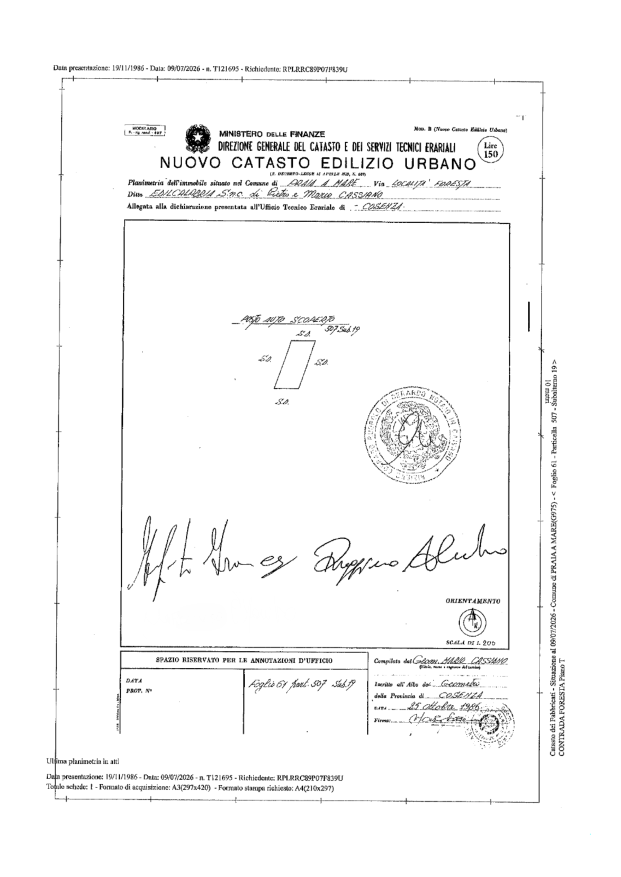
#> input picture immagine2.png, 2481 x 3508 px, found by its file name (shown at 1/4 size)
$ python _render_final.py
#> lines starting #> are read from the running program, lines starting #| are printed output that depends on the picture; after the words box and inside, x2 and y2 are one past the last pixel; in counts of white or black regions, pixels touching at a corner belong together
"""Final render: Francesco Esposito signature with user-chosen parameters.

erode=2  gamma=1.5  blur=0.7  ink=(77,77,77)
"""
from __future__ import annotations

import io
from pathlib import Path

import cv2
import numpy as np
from PIL import Image, ImageDraw, ImageFilter

# ── Paths ───────────────────────────────────────────────────────────────────
PAGE_PATH = Path(r"c:\Users\maurizio\Documents\pdfnow\immagine2.png")
SIG_PATH  = Path(r"c:\Users\maurizio\Documents\pdfnow\firma.jpg")
OUT_DIR   = Path(r"c:\Users\maurizio\Documents\pdfnow\export")

TARGET_DPI = 300
SOURCE_DPI = 96
SCALE = TARGET_DPI / SOURCE_DPI  # 3.125

PLACE_X = 952
PLACE_Y = 2342

JPEG_QUALITY = 90

# ── User-chosen parameters ──────────────────────────────────────────────────
ERODE_PX = 2
GAMMA = 1.5
BLUR = 0.7
INK_COLOR = (77, 77, 77)


def build_alpha(sig_path: Path, scale: float, erode_px: int = 0) -> Image.Image:
    im = Image.open(sig_path).convert("L")
    pixels = np.asarray(im, dtype=np.float32)
    bg = float(np.percentile(pixels, 95))
    ink = float(np.percentile(pixels, 2))
    alpha = np.clip((bg - pixels) / max(bg - ink, 1.0), 0.0, 1.0)
    alpha_img = Image.fromarray((alpha * 255).astype(np.uint8), "L")
    alpha_img = alpha_img.filter(ImageFilter.GaussianBlur(radius=0.15))

    if erode_px > 0:
        arr = np.asarray(alpha_img)
        _, binary = cv2.threshold(arr, 127, 255, cv2.THRESH_BINARY)
        kernel = cv2.getStructuringElement(cv2.MORPH_ELLIPSE, (3, 3))
        eroded = cv2.erode(binary, kernel, iterations=erode_px)
        alpha_eroded = np.asarray(eroded, dtype=np.float32) / 255.0
        alpha_orig = arr.astype(np.float32) / 255.0
        alpha_blend = alpha_orig * alpha_eroded
        alpha_img = Image.fromarray((alpha_blend * 255).astype(np.uint8), "L")

    tw = round(im.width * scale)
    th = round(im.height * scale)
    return alpha_img.resize((tw, th), Image.Resampling.LANCZOS)


def composite(
    page: Image.Image,
    alpha: Image.Image,
    x: int, y: int,
    gamma: float,
    blur: float,
    ink_color: tuple[int, int, int],
) -> Image.Image:
    arr = np.asarray(alpha, dtype=np.float32) / 255.0
    arr = np.power(np.clip(arr, 0.0, 1.0), gamma)
    arr = np.clip(arr, 0.0, 1.0)
    alpha_mod = Image.fromarray((arr * 255).astype(np.uint8), "L")
    if blur > 0:
        alpha_mod = alpha_mod.filter(ImageFilter.GaussianBlur(radius=blur))

    fg = Image.new("RGBA", alpha.size, (*ink_color, 255))
    fg.putalpha(alpha_mod)

    layer = Image.new("RGBA", page.size, (0, 0, 0, 0))
    layer.alpha_composite(fg, dest=(x, y))
    bg_rgba = page.convert("RGBA")
    return Image.alpha_composite(bg_rgba, layer).convert("RGB")


def scanner_noise(image: Image.Image, box: tuple, seed: int = 42) -> Image.Image:
    rng = np.random.default_rng(seed)
    src = np.asarray(image.convert("RGB"), dtype=np.float32)
    h, w = src.shape[:2]
    noise = rng.normal(0, 1.0, (h, w, 1))
    row_noise = rng.normal(0, 0.15, (h, 1, 1))
    processed = np.clip(src + noise + row_noise, 0, 255)

    x0, y0, x1, y1 = box
    margin = 30
    fx0, fy0 = max(0, x0 - margin), max(0, y0 - margin)
    fx1, fy1 = min(w, x1 + margin), min(h, y1 + margin)
    mask = Image.new("L", (w, h), 0)
    ImageDraw.Draw(mask).rectangle((fx0, fy0, fx1, fy1), fill=255)
    mask = mask.filter(ImageFilter.GaussianBlur(radius=12))
    alpha_n = np.asarray(mask, dtype=np.float32)[..., None] / 255.0
    result = src * (1.0 - alpha_n) + processed * alpha_n
    return Image.fromarray(result.astype(np.uint8), "RGB")


def jpeg_bake(image: Image.Image, quality: int = JPEG_QUALITY) -> Image.Image:
    buf = io.BytesIO()
    image.save(buf, "JPEG", quality=quality, subsampling=2, optimize=False)
    buf.seek(0)
    return Image.open(buf).copy()


def main() -> None:
    OUT_DIR.mkdir(parents=True, exist_ok=True)

    print(f"Parameters: erode={ERODE_PX} gamma={GAMMA} blur={BLUR} ink={INK_COLOR}")

    print("Loading page...")
    page = Image.open(PAGE_PATH).convert("RGB")
#> page is the input picture: PIL image 2481x3508 RGB; mean R, G, B 247.5, 247.5, 247.5
    print(f"  Page: {page.size}")
#|   Page: (2481, 3508)

    print("Building alpha mask with erosion...")
    alpha = build_alpha(SIG_PATH, SCALE, erode_px=ERODE_PX)
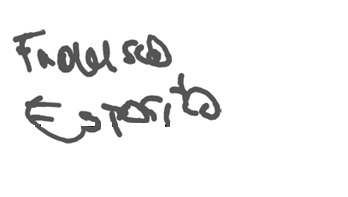
#> input picture firma.jpg, 348 x 197 px, found by its file name
#> in build_alpha, `bg = float(np.percentile(pixels, 95))`: bg = 255
#> in build_alpha, `ink = float(np.percentile(pixels, 2))`: ink = 82
#> in build_alpha, `_, binary = cv2.threshold(arr, 127, 255, cv2.THRESH_BINARY)`:
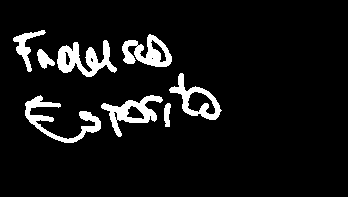
#> binary: shape (197, 348); 7.7% white; 8 white regions, largest, box (x1, y1, x2, y2) and area: (57, 40, 117, 77) 1044, (25, 95, 101, 143) 979, (101, 95, 163, 137) 902
#> in build_alpha, `eroded = cv2.erode(binary, kernel, iterations=erode_px)`: eroded: shape (197, 348); 3% white; 20 white regions (9 under 20 px), largest, box (x1, y1, x2, y2) and area: (59, 42, 115, 75) 468, (103, 97, 161, 121) 334, (171, 75, 220, 118) 281
    print(f"  Alpha: {alpha.size}")
#|   Alpha: (1088, 616)

    print("Compositing...")
    comp = composite(page, alpha, PLACE_X, PLACE_Y, GAMMA, BLUR, INK_COLOR)
#> in composite, `layer = Image.new("RGBA", page.size, (0, 0, 0, 0))`: layer: PIL image 2481x3508 RGBA; every value is 0
#> in composite, `layer.alpha_composite(fg, dest=(x, y))`:
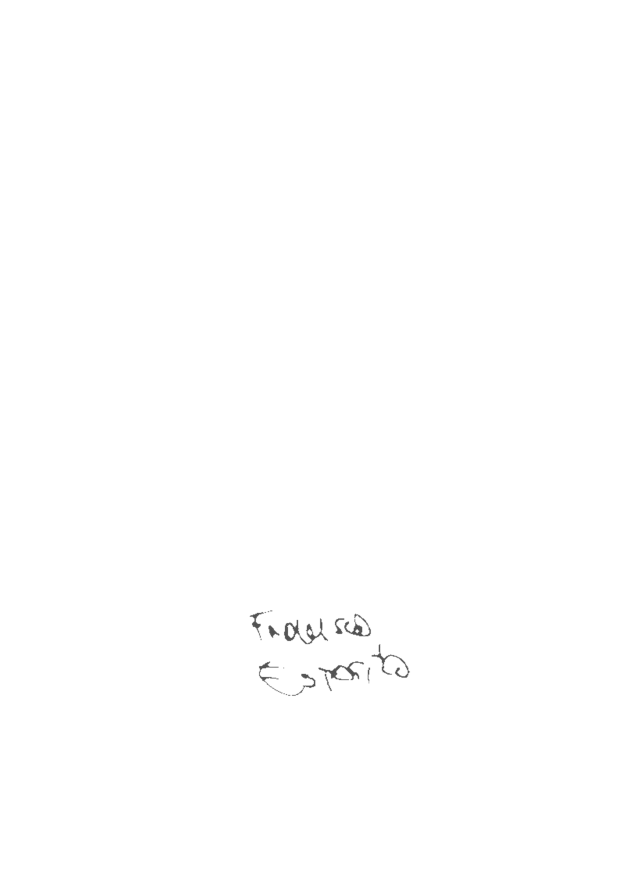
#> layer: PIL image 2481x3508 RGBA (shown at 1/4 size); mean R, G, B, A 0.3, 0.3, 0.3, 0.5; transparent parts drawn white

    sig_box = (PLACE_X, PLACE_Y, PLACE_X + alpha.width, PLACE_Y + alpha.height)
#> sig_box = (952, 2342, 2040, 2958)
    print("Adding scanner noise...")
    noisy = scanner_noise(comp, box=sig_box)
#> in scanner_noise, `mask = Image.new("L", (w, h), 0)`: mask: PIL image 2481x3508 L; every value is 0
#> in scanner_noise, `ImageDraw.Draw(mask).rectangle((fx0, fy0, fx1, fy1), fill=255)`:
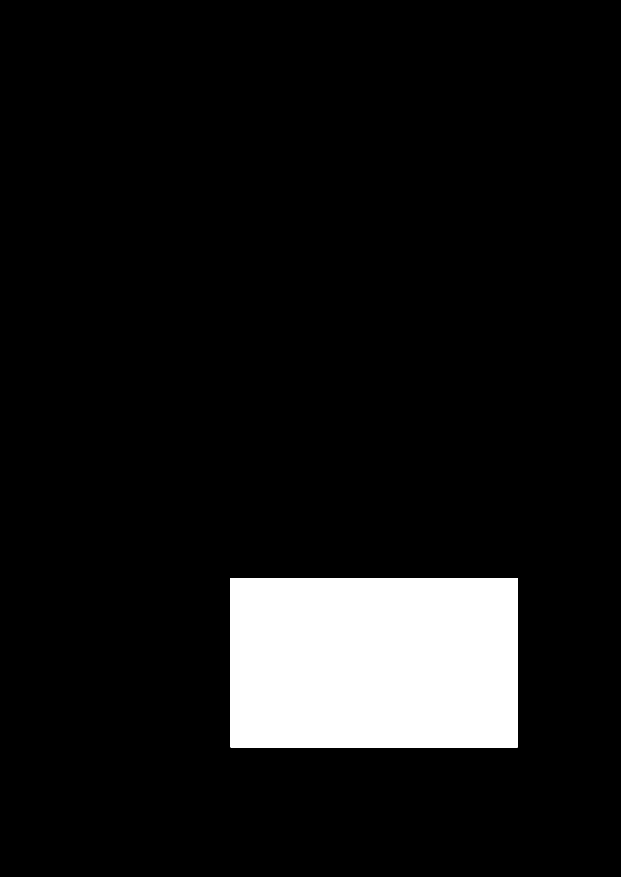
#> mask: PIL image 2481x3508 L (shown at 1/4 size); 8.9% white; 1 white region, box (x1, y1, x2, y2) and area: (922, 2312, 2071, 2989) 777873

    print("JPEG bake...")
    final = jpeg_bake(noisy)

    # ── Save ────────────────────────────────────────────────────────────────
    final_jpg = OUT_DIR / "firma_francesco_final.jpg"
    final_png = OUT_DIR / "firma_francesco_final.png"
    final.save(final_jpg, quality=JPEG_QUALITY, subsampling=2, dpi=(TARGET_DPI, TARGET_DPI))
    final.save(final_png, dpi=(TARGET_DPI, TARGET_DPI))

    # Comparison crop: before/after
    margin = 100
    crop_box = (
        max(0, PLACE_X - margin),
        max(0, PLACE_Y - 30),
        min(page.width, PLACE_X + alpha.width + margin),
        min(page.height, PLACE_Y + alpha.height + 30),
    )
#> crop_box = (852, 2312, 2140, 2988)
    before = page.crop(crop_box)
    after = final.crop(crop_box)
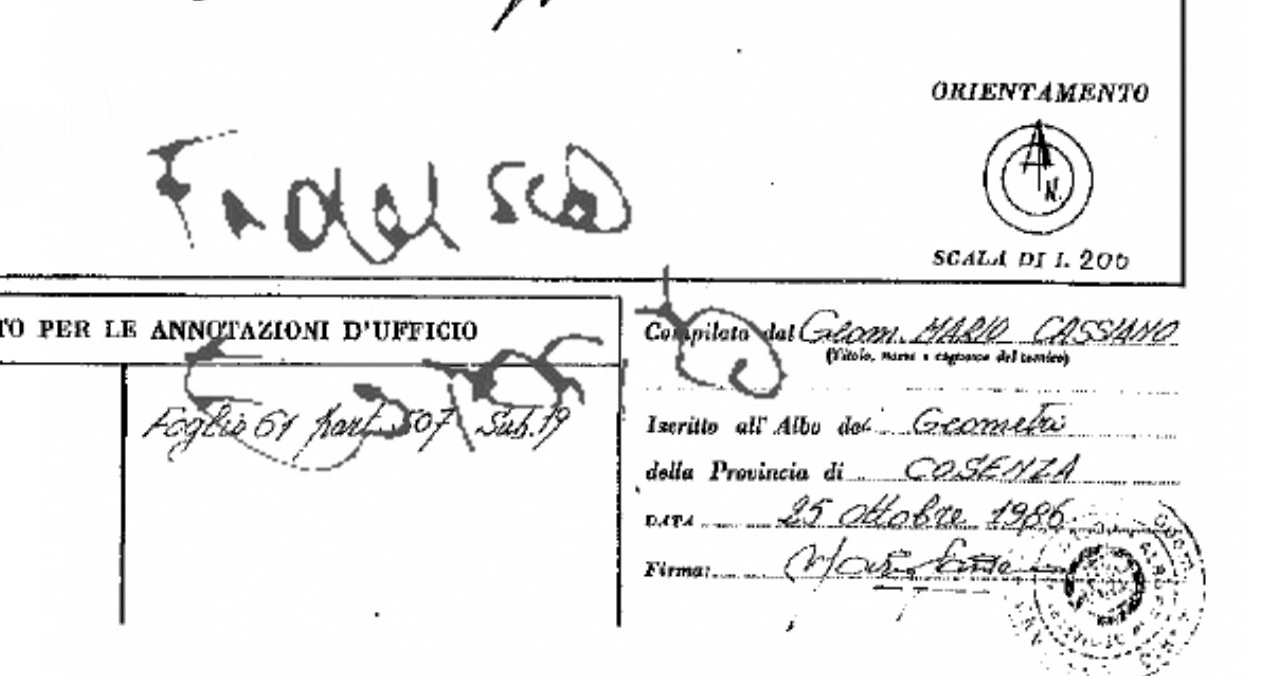
#> after: PIL image 1288x676 RGB; min 0, max 255, mean 238.2
    comp_img = Image.new("RGB", (before.width * 2 + 4, before.height))
#> comp_img: PIL image 2580x676 RGB; every value is 0
    comp_img.paste(before, (0, 0))
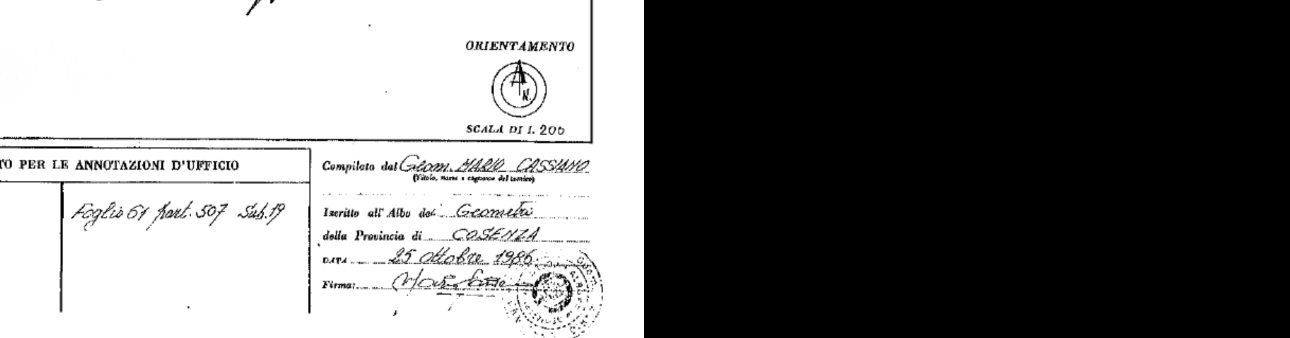
#> comp_img: PIL image 2580x676 RGB (shown at 1/2 size); mean R, G, B 121.1, 121.1, 121.1
    comp_img.paste(Image.new("RGB", (4, before.height), (0, 180, 0)), (before.width, 0))
    comp_img.paste(after, (before.width + 4, 0))
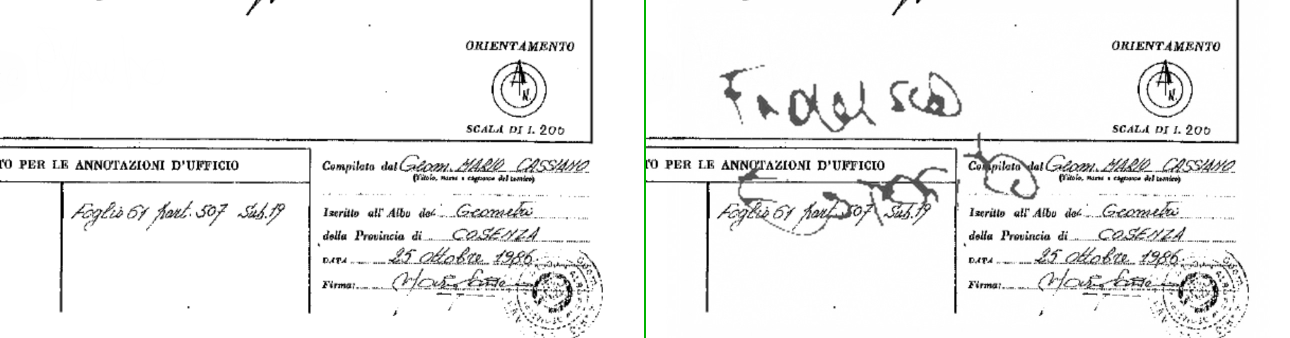
#> comp_img: PIL image 2580x676 RGB (shown at 1/2 size); mean R, G, B 240, 240.3, 240
    comp_path = OUT_DIR / "firma_francesco_comparison.png"
    comp_img.save(comp_path)

    print(f"\nDone!")
    print(f"  {final_jpg}")
    print(f"  {final_png}")
    print(f"  {comp_path}")


if __name__ == "__main__":
    main()
